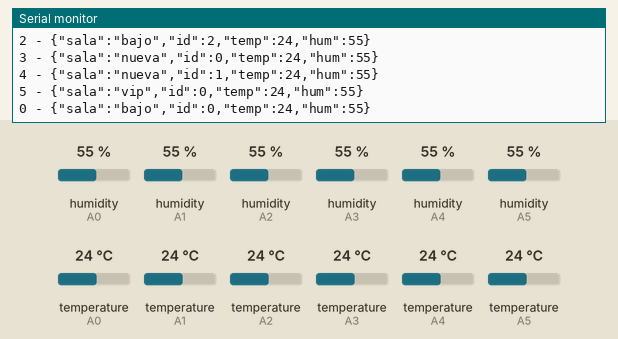
Recording of a sketch running on a simulated Arduino Uno, built with avr-gcc and run on an emulated ATmega328P. Parts: the last lines printed to the serial monitor. The test bench sets the inputs (shaded band); at power-on: humidity (sensors on A0, A1, A2, A3, A4, A5) 55 %, temperature (sensors on A0, A1, A2, A3, A4, A5) 24 °C.

Above: at 6.8 s.
6.9 s: humidity (sensor on A0) set to 22 %
At 9.9 s:
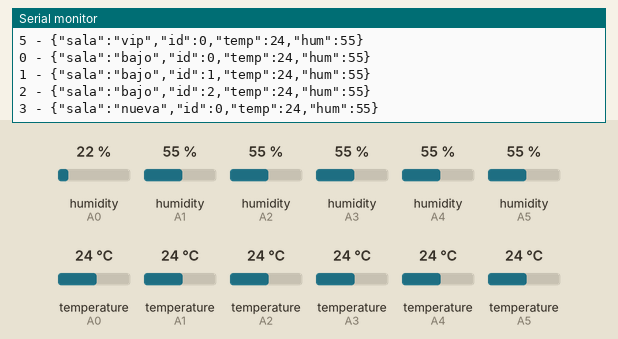
13.7 s: humidity (sensor on A1) set to 22 %
At 17.5 s:
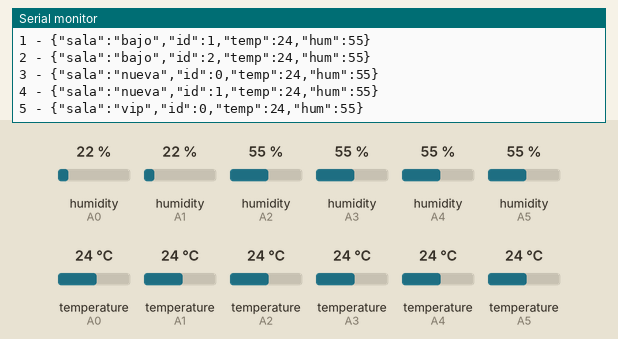
20.5 s: humidity (sensor on A2) set to 22 %
At 21.8 s:
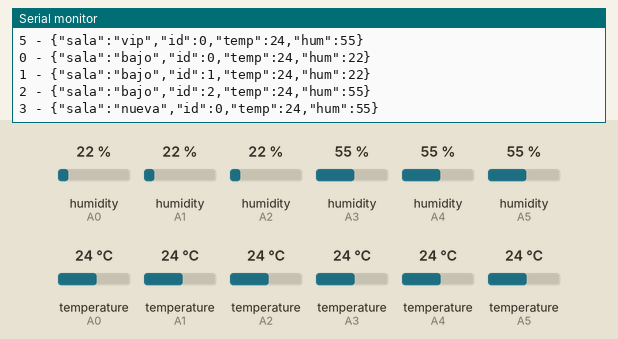
27.3 s: humidity (sensor on A3) set to 22 %
At 28.1 s:
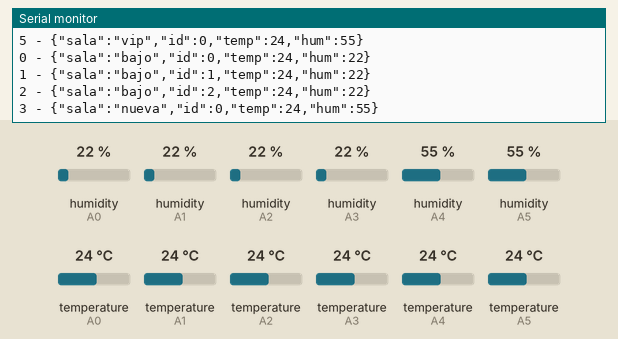
34.1 s: humidity (sensor on A4) set to 22 %
At 34.7 s:
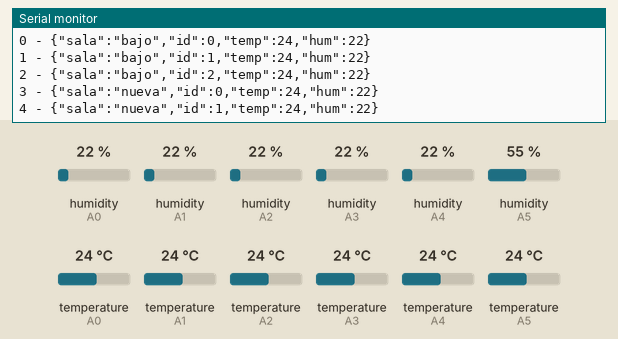
40.9 s: humidity (sensor on A5) set to 22 %
At 42.2 s:
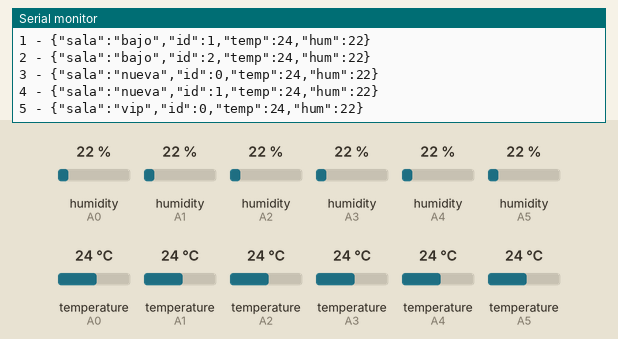
Timing chart, 0 to 43.9 s (numbered marks = the images above; inputs shaded):
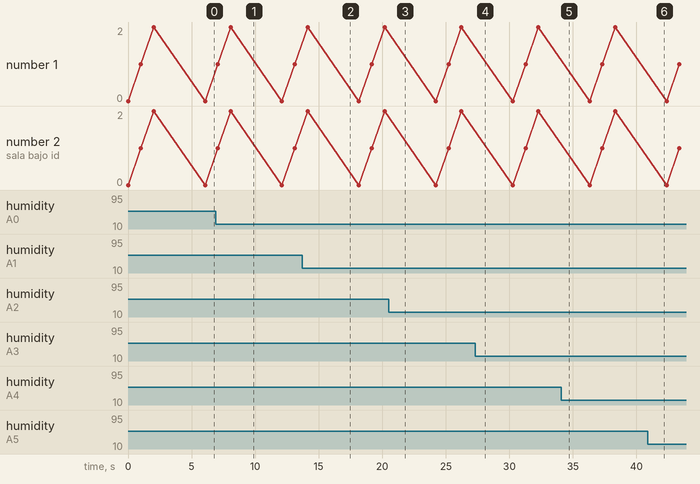

The sketch:

ProbadorDHT.ino
```cpp
#include <ArduinoJson.h>
#include "DHT.h"

#define INTERVALO 1000

#define nDHT 6
#define DHTTYPE DHT22

#define DHTPIN1 A0
#define DHTPIN2 A1
#define DHTPIN3 A2
#define DHTPIN4 A3
#define DHTPIN5 A4
#define DHTPIN6 A5

//Constructores hardcodeados
/*
DHT dht1(DHTPIN1, DHTTYPE);
DHT dht2(DHTPIN2, DHTTYPE);
DHT dht3(DHTPIN3, DHTTYPE);
DHT dht4(DHTPIN4, DHTTYPE);
DHT dht5(DHTPIN5, DHTTYPE);
DHT dht6(DHTPIN6, DHTTYPE);
*/


//Opciones:
//"bajo","bouchard","cuadri","entrepiso","fuente",
//"principal","ruleta","vip"
const char* salas[6]={
  "bajo",
  "bajo",
  "bajo",
  "nueva",
  "nueva",
  "vip"
};

const int id[6]={0,1,2,0,1,0};


//Constructores de DHT22 optimizados
DHT dht[nDHT]=
{
  {DHTPIN1,DHTTYPE},
  {DHTPIN2,DHTTYPE},
  {DHTPIN3,DHTTYPE},
  {DHTPIN4,DHTTYPE},
  {DHTPIN5,DHTTYPE},
  {DHTPIN6,DHTTYPE}
};

void setup() {
  // Inicializacion hardcodeada
  /*
  dht1.begin();
  dht2.begin();
  dht3.begin();
  dht4.begin();
  dht5.begin();
  dht6.begin();
  */

  //Inicializacion optimizada
  for (int i=0;i<nDHT;i++)
  {
    dht[i].begin();
  }

  Serial.begin(9600);
  Serial.println("Prueba de DHT");
}


void loop() {

  char data[200];

  for(int i=0;i<nDHT;i++)
  {
    sendDHT2JsonString(dht[i],i,data);
    Serial.print(i);
    Serial.print(" - ");
    Serial.println(data);
    delay(INTERVALO);
  }

  Serial.println();

}

char sendDHT2JsonString(DHT sensor,int indice, char *salida)
{
  StaticJsonDocument<100> lectura;
  char data[100];

  float temp;
  float hum;

  lectura["sala"]=salas[indice];
  lectura["id"]=id[indice];

  temp=sensor.readTemperature();
  hum=sensor.readHumidity();
  if(isnan(temp)||isnan(hum))
  {
    lectura["temp"]="error";
    lectura["hum"]="error";
  }
  else
  {
    lectura["temp"]=temp;
    lectura["hum"]=hum;
  }
  serializeJson(lectura,data);
  strcpy(salida,data);
}
```

Measured:
- after the input at 34.1 s, the serial monitor: prints a new line after 0.20 s (image 5)
- after the input at 40.9 s, the serial monitor: prints a new line after 0.46 s (image 6)
